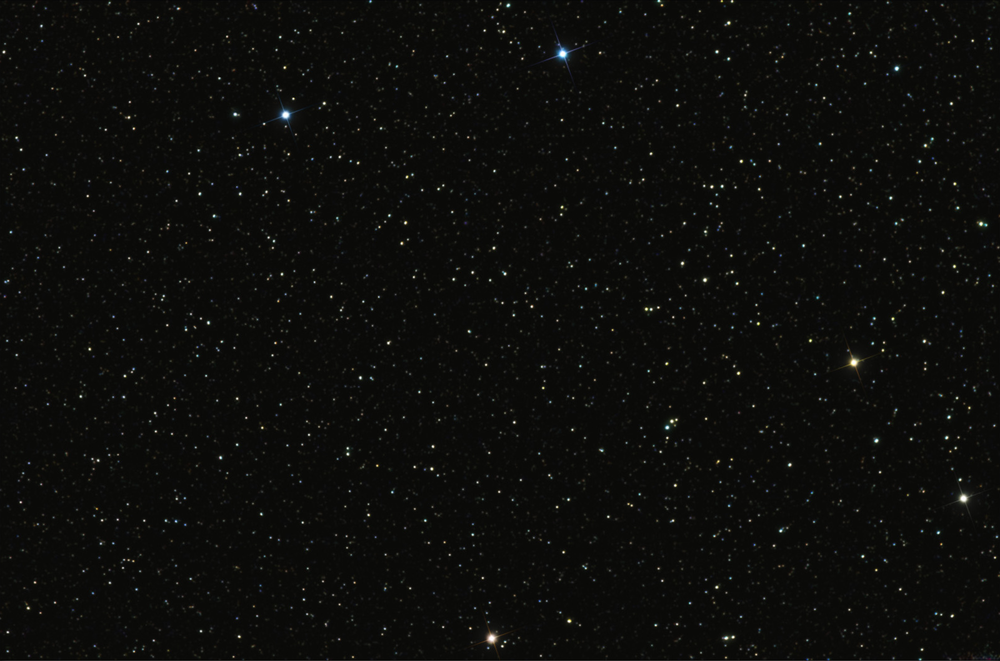
#> input picture StarMap.png, 1000 x 661 px, shrunk from 1600 x 1057 before the run
$ python project.py
#> lines starting #> are read from the running program, lines starting #| are printed output that depends on the picture; after the words box and inside, x2 and y2 are one past the last pixel; in counts of white or black regions, pixels touching at a corner belong together
# -*- coding: utf-8 -*-
"""
Created on Tue Jul 28 19:35:10 2020

@author: ugur-ilhan
"""

import cv2
import numpy as np
star_map = cv2.imread("StarMap.png")
#> star_map is the input picture: shape (661, 1000, 3); mean B, G, R 11, 13.2, 13
start_map = cv2.imread("StarMap.png",0)
#> start_map: shape (661, 1000); min 3, max 255, mean 12.2
small_area = cv2.imread("Small_area.png",0)
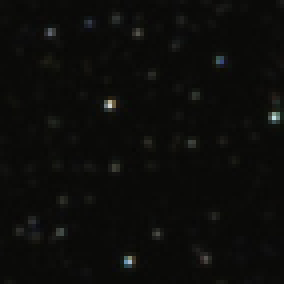
#> input picture Small_area.png, 71 x 71 px, shrunk from 114 x 114 before the run (shown 4 times larger)
#> small_area: shape (71, 71); min 6, max 214, mean 11.6
small_area_rotated = cv2.imread("Small_area_rotated.png",0)
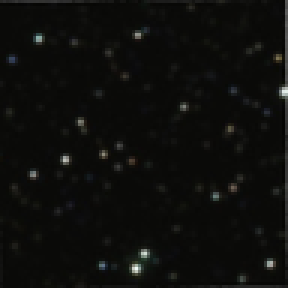
#> input picture Small_area_rotated.png, 96 x 96 px, shrunk from 154 x 154 before the run (shown 3 times larger)
#> small_area_rotated: shape (96, 96); min 3, max 243, mean 13.2


def rotate_image(image, angle):
  image_center = tuple(np.array(image.shape[1::-1]) / 2)

  rot_mat = cv2.getRotationMatrix2D(image_center, angle, 1.0)
  result = cv2.warpAffine(image, rot_mat, image.shape[1::-1], flags=cv2.INTER_LINEAR)
  return result

w, h = small_area.shape[::-1]
#> w = 71; h = 71
i=0
while(i<360):

    res = cv2.matchTemplate(start_map,rotate_image(small_area_rotated,i),cv2.TM_CCOEFF_NORMED)
    threshold = 0.7
    loc = np.where( res >= threshold)
    for pt in zip(*loc[::-1]):
        cv2.rectangle(star_map, pt, (pt[0] + w, pt[1] + h), (0,0,255), 3)
        cv2.imwrite('output.png',star_map)
    i+=1
#> this loop made 360 passes
#> loc on passes 1 to 3: (empty array, empty array), (empty array, empty array), (empty array, empty array)
#> pass 1, `res = cv2.matchTemplate(start_map,rotate_image(small_area_rotated,i),c..`:
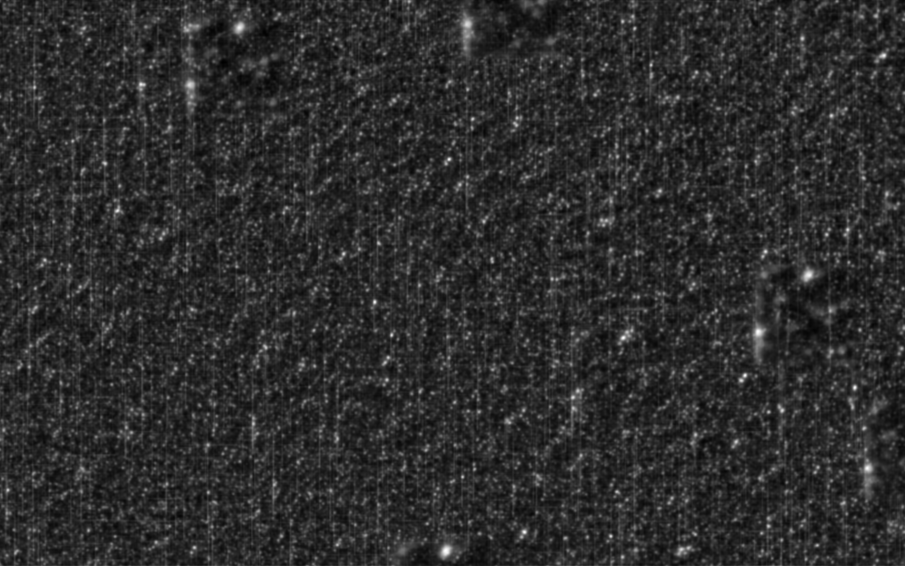
#> res: shape (566, 905) float32; min -0.0542, max 0.254, mean 0.000399; drawn with min black and max white
#> pass 2, in rotate_image (call 2), `result = cv2.warpAffine(image, rot_mat, image.shape[1::-1], flags=cv2...`:
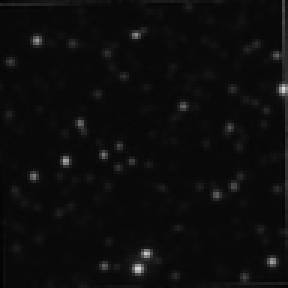
#> result: shape (96, 96) (shown 3 times larger); min 2, max 216, mean 13
#> after the loop:
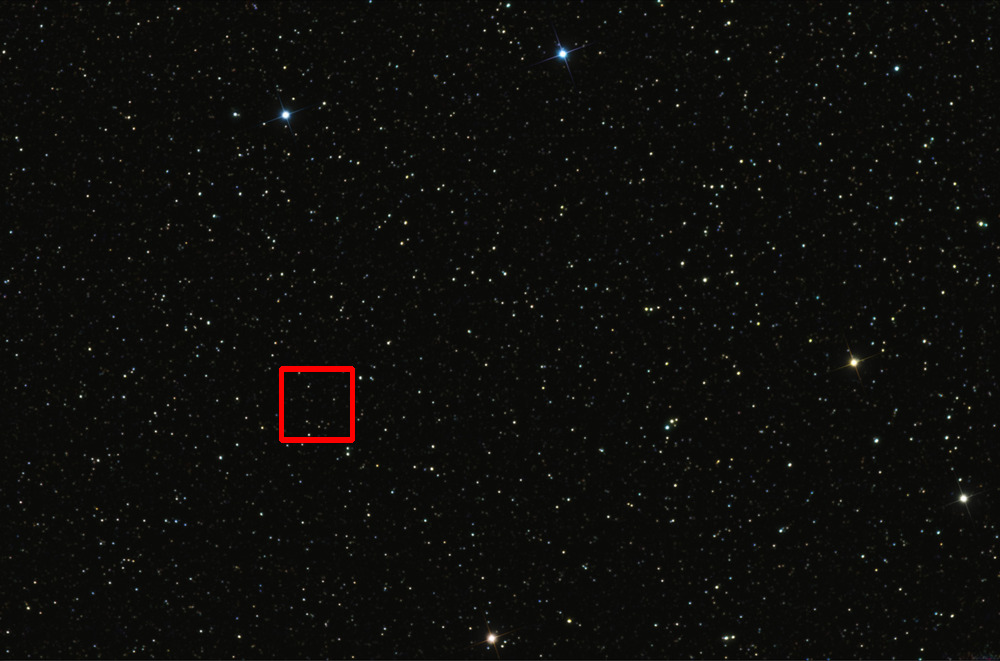
#> star_map: shape (661, 1000, 3); 0.23% of pixels changed, all inside (x1, y1, x2, y2) = (279, 366, 355, 443)
#> after the loop, i = 360
